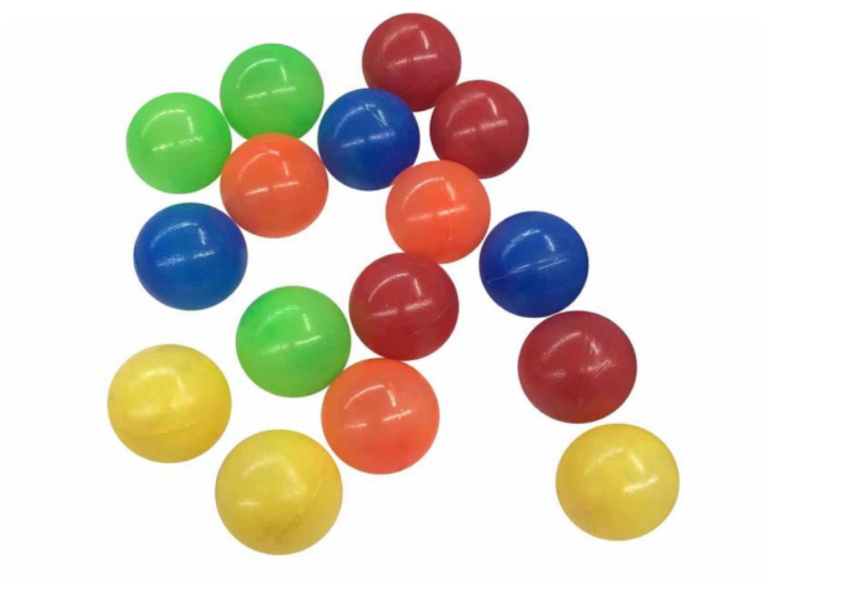
#> input picture ejemplo.png, 845 x 612 px
$ python main.py
#> lines starting #> are read from the running program, lines starting #| are printed output that depends on the picture; after the words box and inside, x2 and y2 are one past the last pixel; in counts of white or black regions, pixels touching at a corner belong together
#Paredes Márquez Carlos
#Algoritmo 13
#13 10 2021


import cv2
import numpy as np

def fondo(x1,x2):
#> called with x1 = (95, 100, 20), x2 = (122, 255, 255)
       im = cv2.imread('ejemplo.png')
#> im is the input picture: shape (612, 845, 3); mean B, G, R 203, 215.1, 223.5
       hsv = cv2.cvtColor(im,cv2.COLOR_BGR2HSV)
#> hsv: shape (612, 845, 3); mean H, S, V 23.1, 51.1, 234.3

       #cv2.imshow('Imagen Original', im)
       #cv2.waitKey(0)

       mask0 = cv2.inRange(hsv, x1, x2)
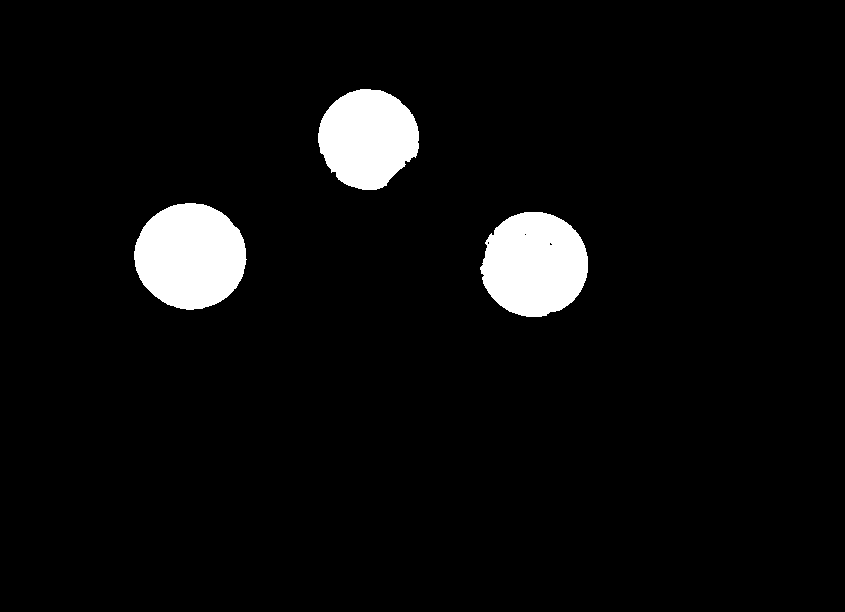
#> mask0: shape (612, 845); 5% white; 3 white regions, box (x1, y1, x2, y2) and area: (134, 203, 247, 310) 9319, (480, 212, 588, 317) 8814, (318, 89, 419, 190) 7706
       mask = mask0.copy()

       #cv2.imshow('Copia de la imagen', mask)
       #cv2.imshow('Mask', mask0)
       #cv2.waitKey(0)

       cv2.floodFill(mask0,None,(80,300),255)
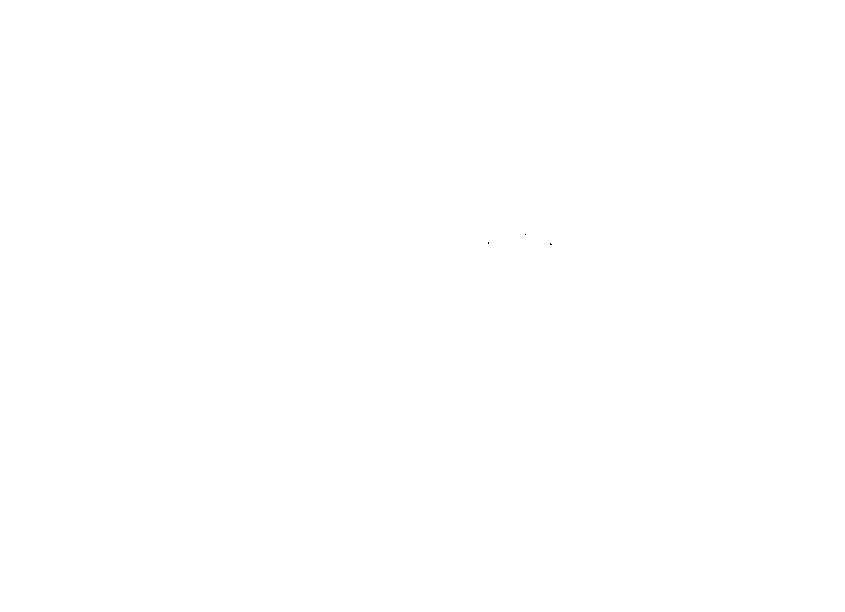
#> mask0: shape (612, 845); 100% white; black in thin lines or dots, all inside (x1, y1, x2, y2) = (488, 234, 552, 245)
       neg = cv2.bitwise_not(mask0)
       im2 = cv2.bitwise_or(neg, mask)
#> im2: shape (612, 845); 5% white; 3 white regions, box (x1, y1, x2, y2) and area: (134, 203, 247, 310) 9319, (480, 212, 588, 317) 8820, (318, 89, 419, 190) 7706

       #cv2.imshow('Negacion de la mascara', neg)
       #cv2.imshow('Convinación mascara y negacion', im2)
       #cv2.waitKey(0)

       return im2

def busqueda(im):

      Datos = []
      imtype = im.astype(np.int32)
      h,w = im.shape
#> h = 612; w = 845
      Etiqueta = 0
      i = 0
      j = 0
      for i in range(h):
           for j in range(w):
                 if imtype[i,j] == 255:
                      imtype[i,j] == -1

      for i in range(h):
            for j in range(w):
                 if imtype[i,j] == 255:
                      Etiqueta = Etiqueta +   1
                      cv2.floodFill(imtype,None,(j,i),Etiqueta)
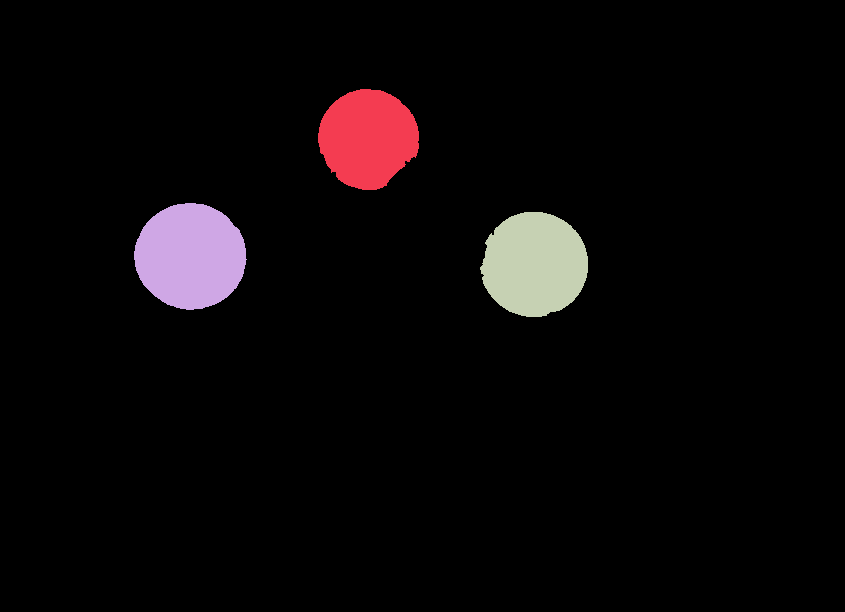
#> imtype: shape (612, 845) int32; 4 distinct labels, from 0 to 3; one colour per label, 0 black
#> after the loop, Etiqueta = 3

      Datos.append(imtype)
      Datos.append(Etiqueta)

      return Datos

def mascara(im,imtype,x):
     mask = imtype == x
     im2 = im.copy()

     #cv2.imshow('Imagen de parametro', im2)
     #cv2.waitKey(0)

     im2[~mask]=0

     #cv2.imshow('negación de la mascara', im2)
     #cv2.waitKey(0)

     return im2

def remplazo(res):
     im = cv2.imread('ejemplo.png')
     hsv = cv2.cvtColor(im,cv2.COLOR_BGR2HSV)
     sus = cv2.bitwise_and(im,im,mask = res)
     return sus


im = fondo((95,100,20),(122,255,255))
objeto = busqueda(im)
#> objeto = 2 items

cv2.imshow('Algoritmo 12',im)
cv2.waitKey(0)
print('Que objeto de la imagen quieres visualizar 1 -',objeto[1])
#| Que objeto de la imagen quieres visualizar 1 - 3
op2 = int(input())
#> the answer given: 3

res = mascara(im,objeto[0],op2)
#> in mascara, `mask = imtype == x`:
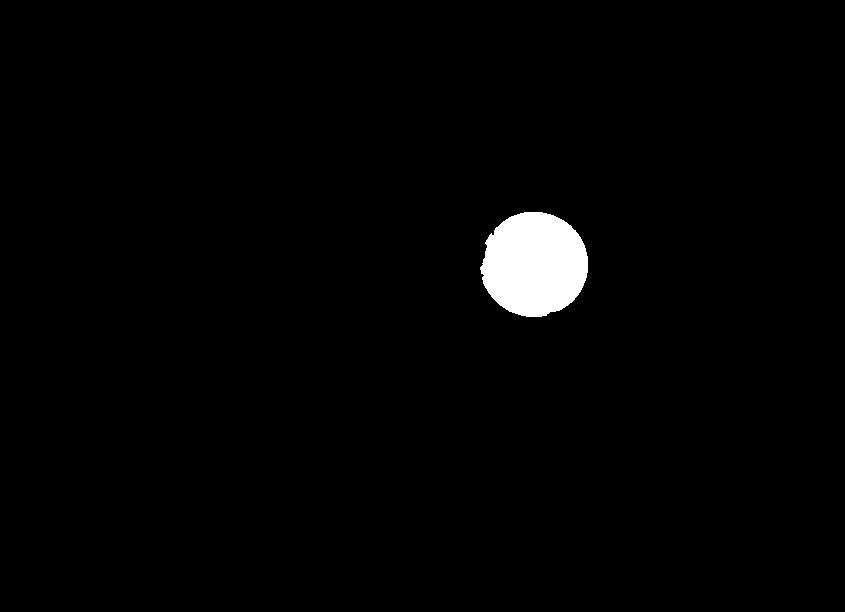
#> mask: shape (612, 845) bool; 1.7% white; 1 white region, box (x1, y1, x2, y2) and area: (480, 212, 588, 317) 8820
#> in mascara, `im2[~mask]=0`:
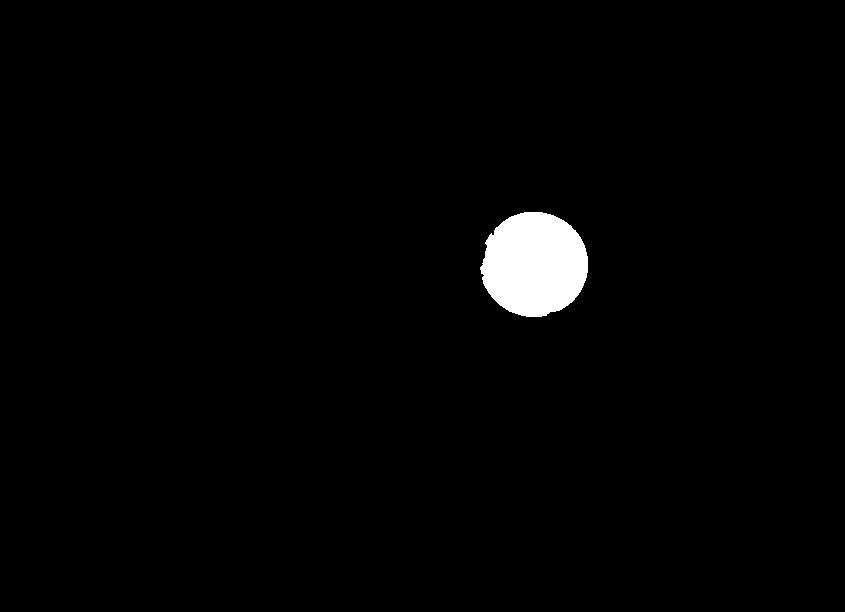
#> im2: shape (612, 845); 1.7% white; 1 white region, box (x1, y1, x2, y2) and area: (480, 212, 588, 317) 8820

cv2.imshow(str(op2),res)
cv2.waitKey(0)

sustituto = remplazo(res)
cv2.imshow(str(op2),sustituto)
cv2.waitKey(0)
print('fin del programa.\n')
